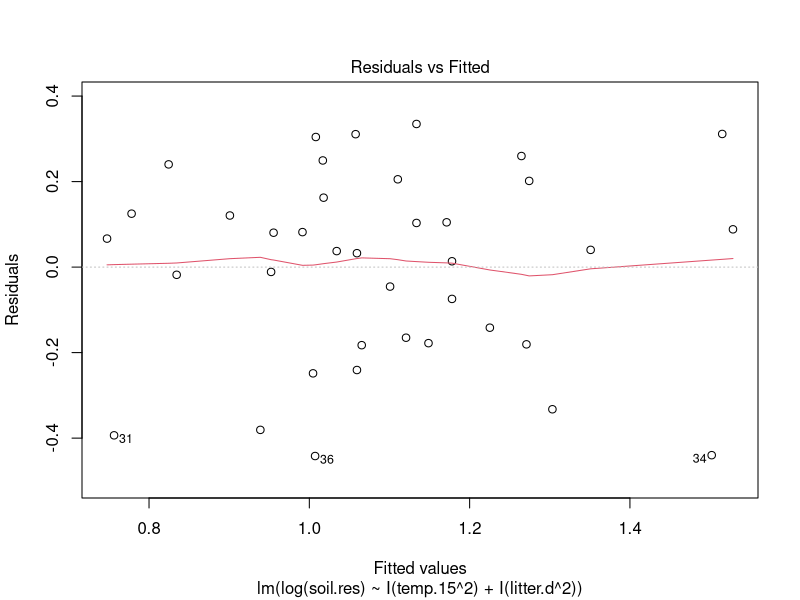
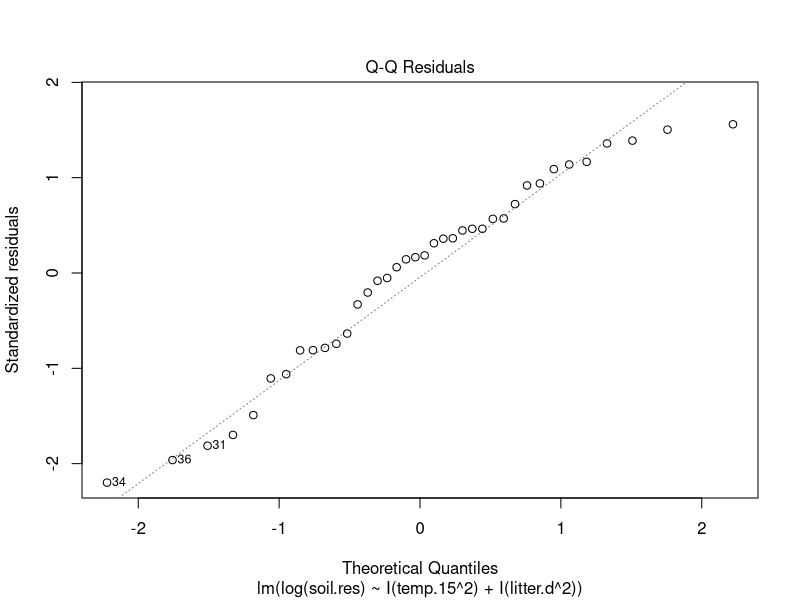
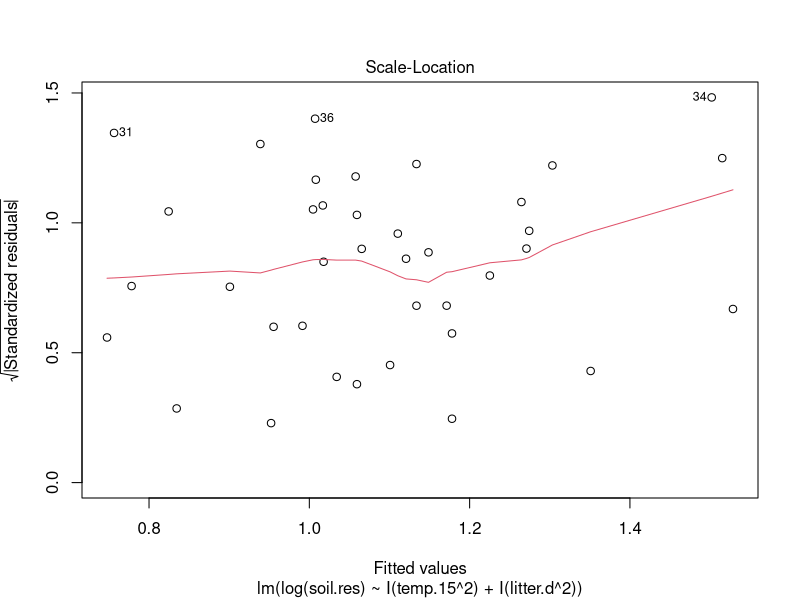
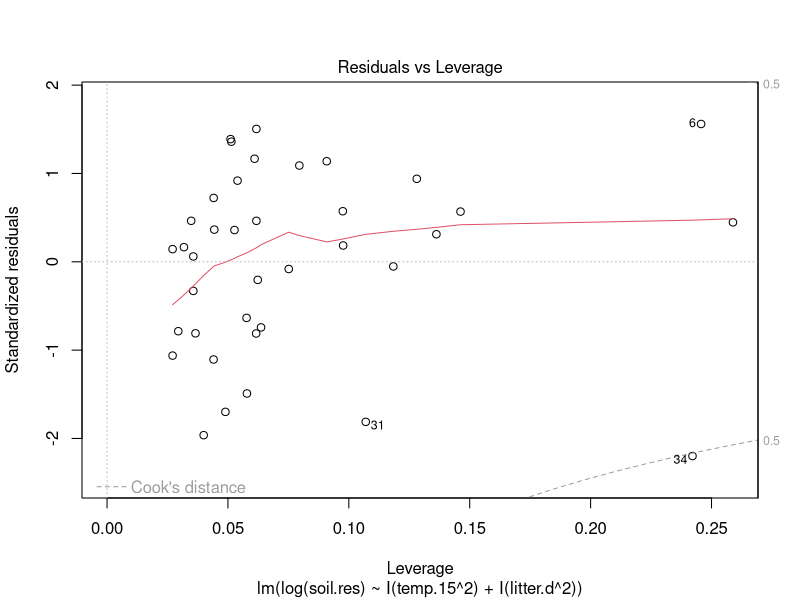
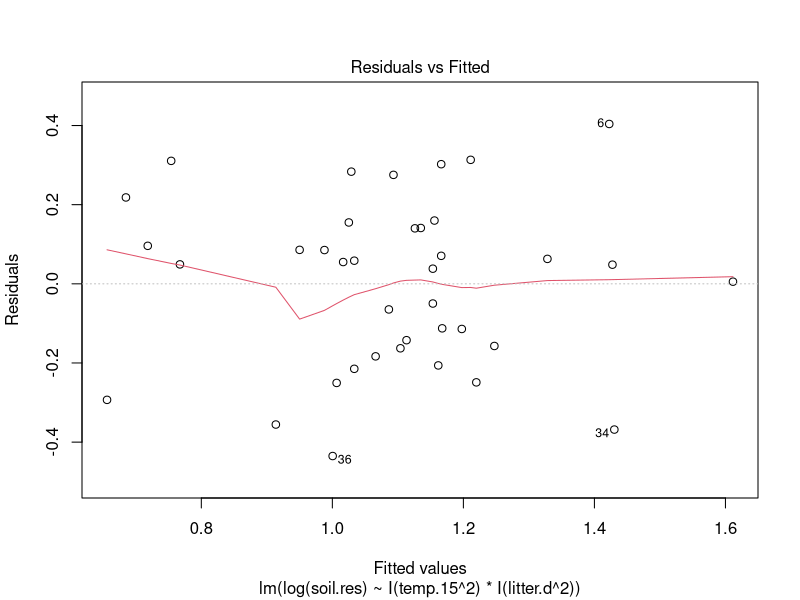
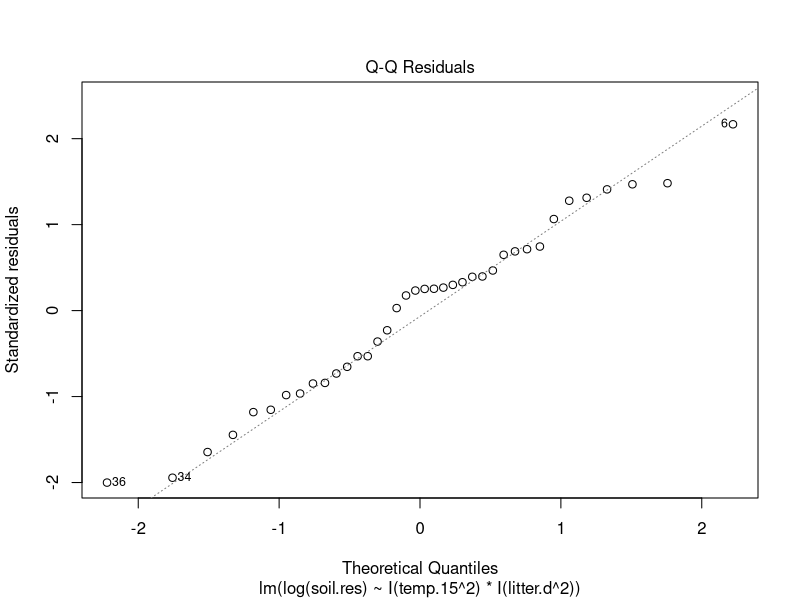
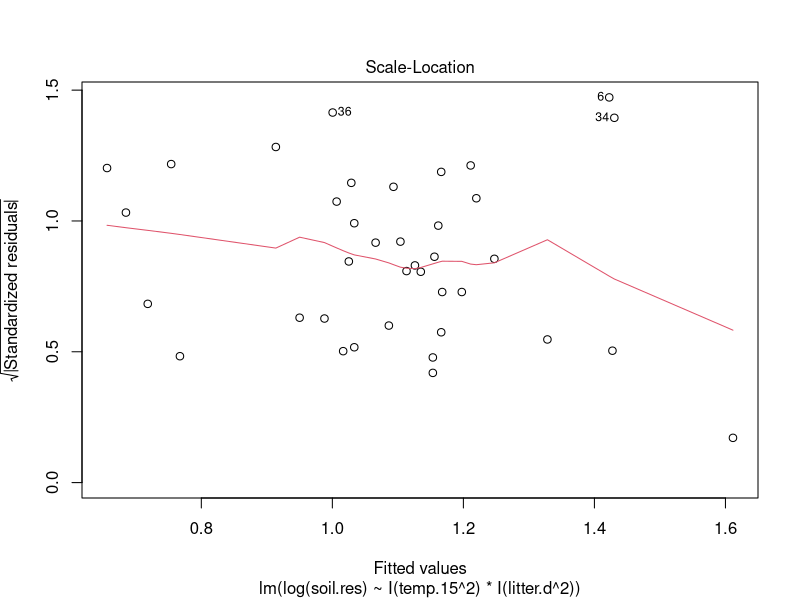
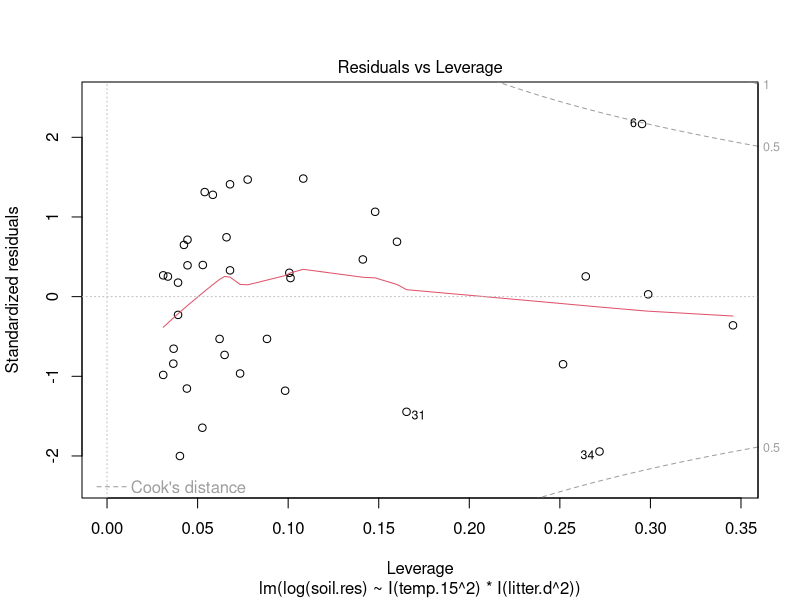

Here is the R script that generated these plots, in order:
###### Pakete laden
library(boot)   #Funtkion fuer Cross validation
library(lmtest) #Breusch-Pagan-test -> "Tests zur Pruefung von Heteroskedastizitaet" 
library(zoo)

###### Daten einlesen
hainich.data <- read.csv("hainich.csv", sep=";")

###### Modelle

## finales Modell
#temp.15, litter.d
lm1 <- lm(log(soil.res) ~ I(temp.15^2) + I(litter.d^2), data = hainich.data)

# mit Interaktion
lmI <- lm(log(soil.res) ~ I(temp.15^2) * I(litter.d^2), data = hainich.data)

# mit linearen Termen
lml <- lm(log(soil.res) ~ temp.15 + I(temp.15^2) + litter.d + I(litter.d^2), data = hainich.data)

# mit Interaktion und linearen Termen
lmlI <- lm(log(soil.res) ~ temp.15 + I(temp.15^2) * litter.d + I(litter.d^2), data = hainich.data)

###### Diagnostikplots des Modells

plot(lm1)
plot(lmI)
plot(lml)
plot(lmlI)

###### Modelluebersicht
summary(lm1)
summary(lmI)
summary(lml)
summary(lmlI)

###### BIC
BIC(lm1)
BIC(lmI)
BIC(lml)
BIC(lmlI)

####### LOOCV
# Modell wird n-mal geschaetzt, jeweils eine Beobachtung weggelassen
# je kleiner, desto besser
cv_rmse_loocv <- function(formula, data){
  glm.fit <- glm(formula, data = data)
  cv.out <- cv.glm(data, glm.fit)
  sqrt(cv.out$delta[1])
}

#LOOCV-RMSE fuer beide Modelle
rmse_loocv_lm1 <- cv_rmse_loocv(formula(lm1), hainich.data)
rmse_loocv_lm2  <- cv_rmse_loocv(formula(lmI), hainich.data)
rmse_loocv_lm3  <- cv_rmse_loocv(formula(lml), hainich.data)
rmse_loocv_lm4  <- cv_rmse_loocv(formula(lmlI), hainich.data)

####### k-fold Cross Validation:
# Datensatz wird in k Teile aufgeteilt
# ebenso je kleiner, desto besser
cv_rmse_kfold <- function(formula, data, K = 10){
  glm.fit <- glm(formula, data = data)
  cv.out <- cv.glm(data, glm.fit, K = K)
  sqrt(cv.out$delta[1])
}

#10-fold-CV-RMSE fuer beide Modelle
rmse_kfold_lm1 <- cv_rmse_kfold(formula(lm1), hainich.data, K = 10)
rmse_kfold_lm2  <- cv_rmse_kfold(formula(lmI), hainich.data, K = 10)
rmse_kfold_lm3  <- cv_rmse_kfold(formula(lml), hainich.data, K = 10)
rmse_kfold_lm4  <- cv_rmse_kfold(formula(lmlI), hainich.data, K = 10)

###### Shapiro Wilk Test
#Test auf Normalverteilung Residuen
# W sollte nahe 1 sein, für Normalverteilung
print(shapiro.test(residuals(lm1)))
print(shapiro.test(residuals(lmI)))
print(shapiro.test(residuals(lml)))
print(shapiro.test(residuals(lmlI)))

###### Breusch Pagan Test
#test auf konstante Varianz residuen
#Tests zur Pruefung von Heteroskedastizitaet
#wenn p-Wert signifikant ist das Hinweis für Heterokedastizität
print(bptest(lm1))
print(bptest(lmI))
print(bptest(lml))
print(bptest(lmlI))

###### Cook's Distance
#beobachten (wichtige)
#misst Einfluss einzelner Beobachtungen

cook_distance <- function(model) {
  cook <- cooks.distance(model)
  #typische Schwelle
  cook.limit <- 4 / nrow(hainich.data)
  print(which(cook > cook.limit))
  cook.limit
  #-> plots
  #cooks distanz plot
  plot(cook, type = "h",
      main = "Cook's Distance",
      ylab = "Cook's D")
  abline(h = cook.limit, col = 2, lty = 2)
}

cook_distance(lm1)
cook_distance(lmI)
cook_distance(lml)
cook_distance(lmlI)
